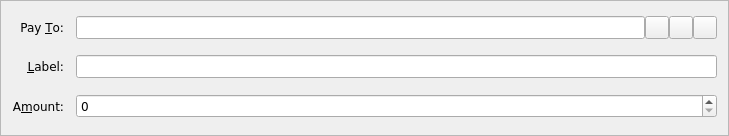
<?xml version="1.0" encoding="UTF-8"?>
<ui version="4.0">
 <class>SendCoinsEntry</class>
 <widget class="QFrame" name="SendCoinsEntry">
  <property name="geometry">
   <rect>
    <x>0</x>
    <y>0</y>
    <width>729</width>
    <height>136</height>
   </rect>
  </property>
  <property name="font">
   <font>
    <family>Verdana</family>
   </font>
  </property>
  <property name="windowTitle">
   <string>Form</string>
  </property>
  <property name="frameShape">
   <enum>QFrame::StyledPanel</enum>
  </property>
  <property name="frameShadow">
   <enum>QFrame::Sunken</enum>
  </property>
  <layout class="QGridLayout" name="gridLayout">
   <property name="spacing">
    <number>12</number>
   </property>
   <item row="5" column="0">
    <widget class="QLabel" name="label">
     <property name="text">
      <string>A&amp;mount:</string>
     </property>
     <property name="alignment">
      <set>Qt::AlignRight|Qt::AlignTrailing|Qt::AlignVCenter</set>
     </property>
     <property name="buddy">
      <cstring>payAmount</cstring>
     </property>
    </widget>
   </item>
   <item row="3" column="0">
    <widget class="QLabel" name="label_2">
     <property name="text">
      <string>Pay &amp;To:</string>
     </property>
     <property name="alignment">
      <set>Qt::AlignRight|Qt::AlignTrailing|Qt::AlignVCenter</set>
     </property>
     <property name="buddy">
      <cstring>payTo</cstring>
     </property>
    </widget>
   </item>
   <item row="5" column="1">
    <widget class="RapecoinAmountField" name="payAmount"/>
   </item>
   <item row="4" column="0">
    <widget class="QLabel" name="label_4">
     <property name="text">
      <string>&amp;Label:</string>
     </property>
     <property name="alignment">
      <set>Qt::AlignRight|Qt::AlignTrailing|Qt::AlignVCenter</set>
     </property>
     <property name="buddy">
      <cstring>addAsLabel</cstring>
     </property>
    </widget>
   </item>
   <item row="3" column="1">
    <layout class="QHBoxLayout" name="payToLayout">
     <property name="spacing">
      <number>0</number>
     </property>
     <item>
      <widget class="QValidatedLineEdit" name="payTo">
       <property name="toolTip">
        <string>The address to send the payment to (e.g. 1NS17iag9jJgTHD1VXjvLCEnZuQ3rJDE9L)</string>
       </property>
       <property name="maxLength">
        <number>34</number>
       </property>
      </widget>
     </item>
     <item>
      <widget class="QToolButton" name="addressBookButton">
       <property name="toolTip">
        <string>Choose address from address book</string>
       </property>
       <property name="text">
        <string/>
       </property>
       <property name="icon">
        <iconset resource="../rapecoin.qrc">
         <normaloff>:/icons/address-book</normaloff>:/icons/address-book</iconset>
       </property>
       <property name="shortcut">
        <string>Alt+A</string>
       </property>
      </widget>
     </item>
     <item>
      <widget class="QToolButton" name="pasteButton">
       <property name="toolTip">
        <string>Paste address from clipboard</string>
       </property>
       <property name="text">
        <string/>
       </property>
       <property name="icon">
        <iconset resource="../rapecoin.qrc">
         <normaloff>:/icons/editpaste</normaloff>:/icons/editpaste</iconset>
       </property>
       <property name="shortcut">
        <string>Alt+P</string>
       </property>
      </widget>
     </item>
     <item>
      <widget class="QToolButton" name="deleteButton">
       <property name="toolTip">
        <string>Remove this recipient</string>
       </property>
       <property name="text">
        <string/>
       </property>
       <property name="icon">
        <iconset resource="../rapecoin.qrc">
         <normaloff>:/icons/remove</normaloff>:/icons/remove</iconset>
       </property>
      </widget>
     </item>
    </layout>
   </item>
   <item row="4" column="1">
    <widget class="QValidatedLineEdit" name="addAsLabel">
     <property name="toolTip">
      <string>Enter a label for this address to add it to your address book</string>
     </property>
    </widget>
   </item>
  </layout>
 </widget>
 <customwidgets>
  <customwidget>
   <class>RapecoinAmountField</class>
   <extends>QSpinBox</extends>
   <header>rapecoinamountfield.h</header>
   <container>1</container>
  </customwidget>
  <customwidget>
   <class>QValidatedLineEdit</class>
   <extends>QLineEdit</extends>
   <header>qvalidatedlineedit.h</header>
  </customwidget>
 </customwidgets>
 <resources>
  <include location="../rapecoin.qrc"/>
 </resources>
 <connections/>
</ui>
